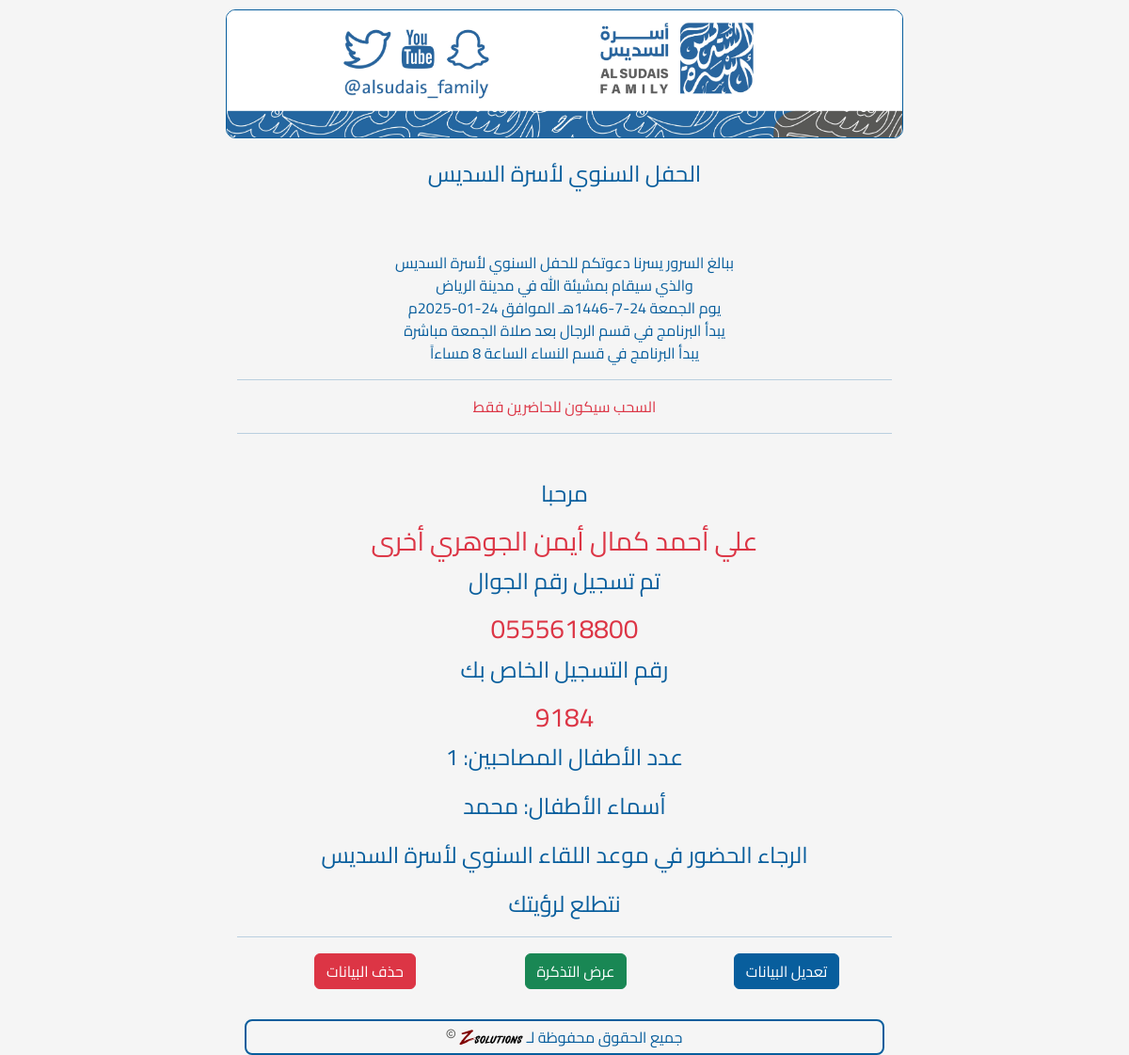
Page /registered/0555618800 on the committed database.
### app.py (models this page shows, shortened)
class Registration(db.Model):
    __tablename__ = "registration"
    id = db.Column(db.Integer, primary_key=True, autoincrement=True)
    phone_number = db.Column(db.String(16), unique=True, nullable=False)
    first_name = db.Column(db.Text, nullable=False)
    family_name = db.Column(db.Text, nullable=False)
    father_name = db.Column(db.Text)
    first_grand_name = db.Column(db.Text)
    second_grand_name = db.Column(db.Text)
    third_grand_name = db.Column(db.Text)
    relation = db.Column(db.Text)
    age = db.Column(db.String(3))
    gender = db.Column(db.String(15))
    city = db.Column(db.Text)
    attendance = db.Column(db.Text, nullable=False)
    ideas = db.Column(db.Text)
    registration_number = db.Column(db.String(4), unique=True)
    prize_id = db.Column(db.Integer, db.ForeignKey("prize.id", name="fk_reg_prize_id"))
    is_attended = db.Column(db.Boolean, default=False)
    prize = db.relationship('Prize', backref='winner', lazy=True)

class Children(db.Model):
    __tablename__ = "children"
    id = db.Column(db.Integer, primary_key=True, autoincrement=True)
    parent_phone = db.Column(db.String(16), db.ForeignKey('registration.phone_number'), nullable=False)
    first_name = db.Column(db.Text, nullable=False)
    father_name = db.Column(db.Text, nullable=False)
    grandfather_name = db.Column(db.Text, nullable=False)
    family_name = db.Column(db.Text, nullable=False)
    gender = db.Column(db.String(15), nullable=False)
    age = db.Column(db.Integer, nullable=False)
    emergency_phone = db.Column(db.String(16), nullable=False)  # Adding emergency phone field
    registration_number = db.Column(db.String(4))  # Same as parent's

### app.py (the view)
@app.route("/registered/<phone_number>", methods=["POST", "GET"])
def registered(phone_number):
    user_data = get_user_data(phone_number)
    if user_data:
        children = Children.query.filter_by(parent_phone=phone_number).all()
        children_names = [child.first_name for child in children]
        return render_template(
            "registered.html",
            user_data=user_data,
            children_names=children_names,
            children_count=len(children)
        )
    return redirect(url_for("index"))

### templates/registered.html (shortened to what this page needs)
<!DOCTYPE html>
{% extends 'base.html' %}
{% block content %}
    <div class="header">
        <div class="text-center font-weight-bold">ببالغ السرور يسرنا دعوتكم للحفل السنوي لأسرة السديس</div>
        <div class="text-center font-weight-bold">والذي سيقام بمشيئة الله في مدينة الرياض</div>
        <div class="text-center font-weight-bold">يوم الجمعة 24-7-1446هـ الموافق 24-01-2025م</div>
        <div class="text-center font-weight-bold">يبدأ البرنامج في قسم الرجال بعد صلاة الجمعة مباشرة</div>
        <div class="text-center font-weight-bold">يبدأ البرنامج في قسم النساء الساعة 8 مساءاً</div>
        <hr>
        <div class="text-center font-weight-bold text-danger">السحب سيكون للحاضرين فقط</div>
        <hr>
    </div>
    <div class="container text-center fs-3-rem" id="contentToConvert">
        <p>مرحبا</p>
        <h3 class="text-danger font-weight-bold">{{user_data.first_name}} {{user_data.father_name}} {{user_data.first_grand_name}} {{user_data.second_grand_name}} {{user_data.third_grand_name}} {{user_data.family_name}}</h3>
        <p>تم تسجيل رقم الجوال</p>
        <h3 class="text-danger font-weight-bold">{{user_data.phone_number}}</h3>
        <p>رقم التسجيل الخاص بك</p>
        <h3 class="text-danger font-weight-bold">{{user_data.registration_number}}</h3>
        {% if children_count > 0 %}
            <p>عدد الأطفال المصاحبين: {{ children_count }}</p>
            <p>أسماء الأطفال: {{ children_names|join('، ') }}</p>
        {% endif %}
        <p>الرجاء الحضور في موعد اللقاء السنوي لأسرة السديس</p>
        <p>نتطلع لرؤيتك</p>
    </div>
    <hr>
    <div class="container text-center fs-3-rem row">
        <div class="col">
            <form action="{{ url_for('register', phone_number=user_data.phone_number) }}" method="GET" style="display: inline;">
                <button type="submit" class="btn btn-primary">تعديل البيانات</button>
            </form>
        </div>
        <div class="col">
            <a href="{{ url_for('ticket', phone_number=user_data.phone_number) }}" class="btn btn-success">عرض التذكرة</a>
        </div>
        <div class="col">
            <button type="button" class="btn btn-danger" data-bs-toggle="modal" data-bs-target="#deleteModal">حذف البيانات</button>
        </div>
    </div>
{% endblock %}

### static/styles/mystyle.css (style rules this page uses)
* { font-family: 'Cairo-Regular', sans-serif; }
html, body { height: 100%; margin: 0; }
body { font-family: 'Cairo-Regular', sans-serif; background-color: whitesmoke; color: #085E9D; font-family: Arial, sans-serif; margin-left: auto; margin-right: auto; display: flex; flex-direction: column; }
@media (min-width: 768px) { body { max-width: 60%; } }
.header { position: relative; width: 100%; margin-bottom: 20px; z-index: 1; padding-top: 10px; padding-bottom: 10px; text-align: center; }
.btn-primary { background-color: #085E9D; border-color: #085E9D; min-width: 100px; }
.fs-3-rem { font-size: 1.5rem; }

### rows in the picture
Registration: first_name "علي", father_name "أحمد", first_grand_name "كمال", second_grand_name "أيمن", third_grand_name "الجوهري", family_name "أخرى", phone_number "0555618800", registration_number "9184"
Children: first_name "محمد"

### other values in the picture
{{ children_count }} "1"
